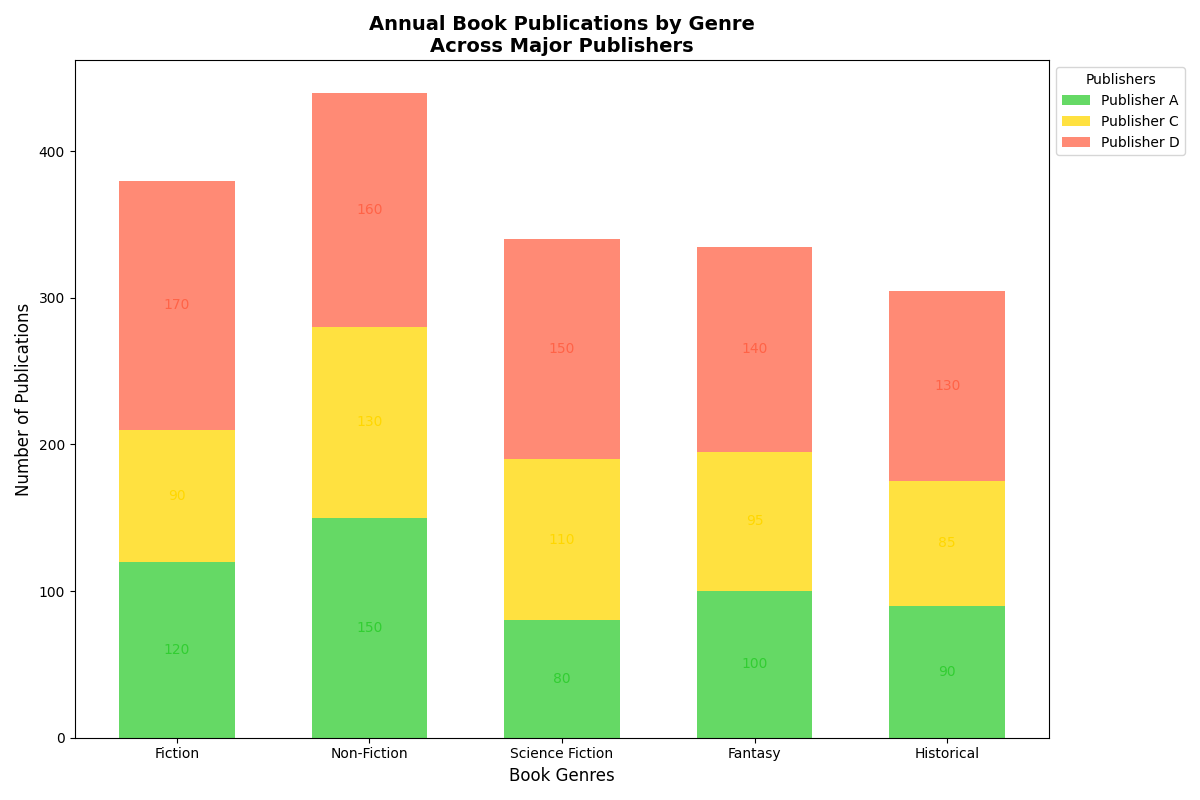

Reproduce this figure in Python.
import matplotlib.pyplot as plt
import numpy as np

publishers = ['Publisher A', 'Publisher C', 'Publisher D']
genres = ['Fiction', 'Non-Fiction', 'Science Fiction', 'Fantasy', 'Historical']

data = np.array([
    [120, 150, 80, 100, 90],     # Publisher A
    [90, 130, 110, 95, 85],      # Publisher C
    [170, 160, 150, 140, 130]    # Publisher D
])

fig, ax = plt.subplots(figsize=(12, 8))
colors = ['#32CD32', '#FFD700', '#FF6347']
positions = np.arange(len(genres))

bottom = np.zeros(len(genres))

# Create a stacked bar chart
for idx, (publisher, color) in enumerate(zip(publishers, colors)):
    ax.bar(positions, data[idx], width=0.6, color=color, label=publisher, bottom=bottom, alpha=0.75)
    bottom += data[idx]

ax.set_xlabel('Book Genres', fontsize=12)
ax.set_ylabel('Number of Publications', fontsize=12)
ax.set_title('Annual Book Publications by Genre\nAcross Major Publishers', fontsize=14, fontweight='bold')
ax.set_xticks(positions)
ax.set_xticklabels(genres)

ax.legend(title='Publishers', loc='upper left', bbox_to_anchor=(1, 1), fontsize=10)

for idx, genre_position in enumerate(positions):
    cumulative_height = 0
    for publisher_data, color in zip(data[:, idx], colors):
        cumulative_height += publisher_data
        ax.text(genre_position, cumulative_height - publisher_data / 2, str(publisher_data),
                ha='center', va='center', fontsize=10, color=color)

plt.tight_layout()
plt.show()
